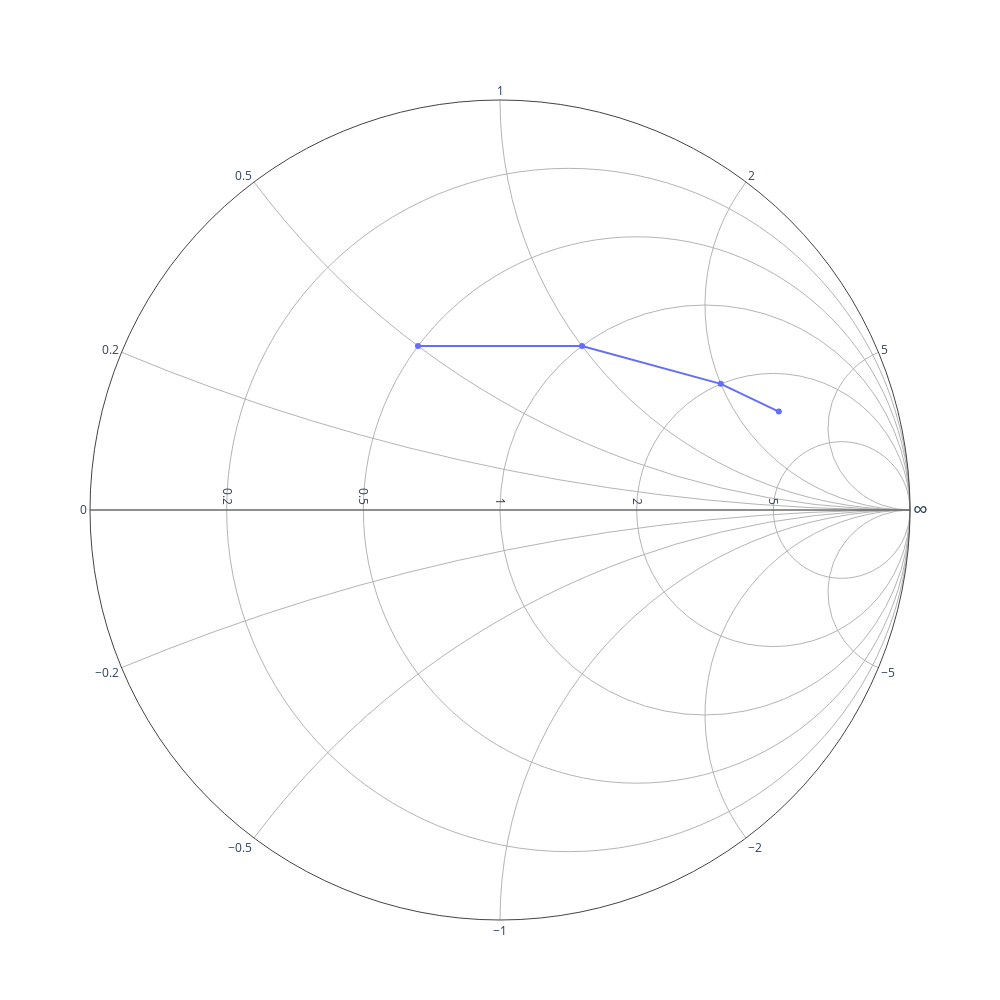

Write notebook code for a chart like this one.
### Code cell
# Smith charts
import plotly.graph_objects as go

fig = go.Figure(go.Scattersmith(imag=[0.5, 1, 2, 3], real=[0.5, 1, 2, 3]))
fig.update_layout(
    autosize=False,
    width=1000,
    height=1000,
)
fig.show()

### Figure 1 — Plotly figure (JSON) as saved in the notebook; plotly's stock layout.template omitted (floating-point values rounded to 4 significant figures)
{"data": [{"imag": [0.5, 1, 2, 3], "real": [0.5, 1, 2, 3], "type": "scattersmith"}], "layout": {"autosize": false, "height": 1000, "smith": {"imaginaryaxis": {}, "realaxis": {"range": [0, 1]}}, "width": 1000}}
